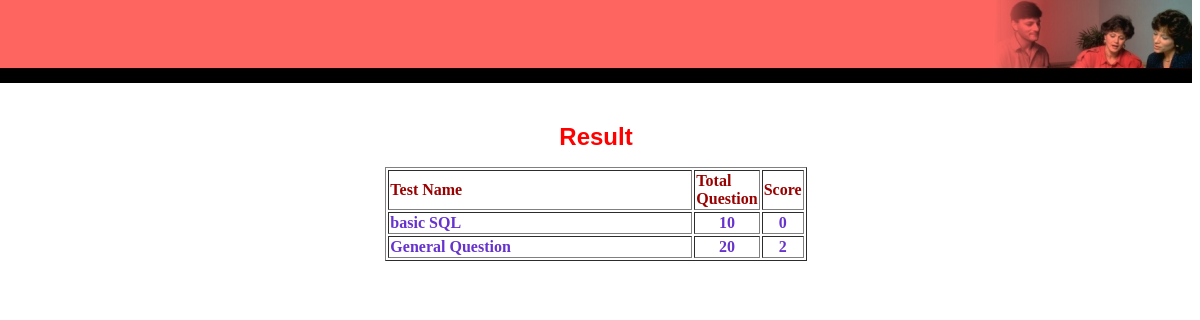
The app's page /result.php, older data.
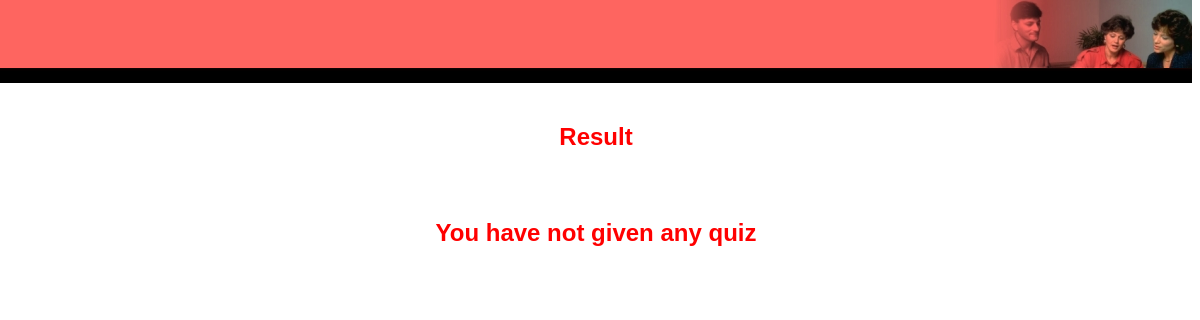
The same page, newer data.
### tables this page shows
CREATE TABLE `mst_result` (
  `login` varchar(20) default NULL,
  `test_id` int(5) default NULL,
  `test_date` date default NULL,
  `score` int(3) default NULL
);

CREATE TABLE `mst_test` (
  `test_id` int(5) NOT NULL auto_increment,
  `sub_id` int(5) default NULL,
  `test_name` varchar(30) default NULL,
  `total_que` varchar(15) default NULL,
  PRIMARY KEY  (`test_id`)
);

### result.php (the view, shortened to what this page needs)
<!DOCTYPE HTML PUBLIC "-//W3C//DTD HTML 4.01 Transitional//EN" "http://www.w3.org/TR/html4/loose.dtd">
<html>
<head>
<link href="quiz.css" rel="stylesheet" type="text/css">
</head>
<body>
<?php
include("header.php");
include("database.php");
extract($_SESSION);
$rs=mysqli_query($cn,"select t.test_name,t.total_que,r.test_date,r.score from mst_test t, mst_result r where
t.test_id=r.test_id and r.login='$login'") or die(mysqli_error($cn));
echo "<h1 class=head1> Result </h1>";
if(mysqli_num_rows($rs)<1)
{
	echo "<br><br><h1 class=head1> You have not given any quiz</h1>";
	exit;
}
echo "<table border=1 align=center><tr class=style2><td width=300>Test Name <td> Total<br> Question <td> Score";
while($row=mysqli_fetch_row($rs))
{
echo "<tr class=style8><td>$row[0] <td align=center> $row[1] <td align=center> $row[3]";
}
echo "</table>";
?>
</body>
</html>

### header.php (shortened to what this page needs)
<table border="0" width="100%" cellspacing="0" cellpadding="0" background="image/topbkg.jpg">
  <tr>
    <td width="10%">
     <img border="0" src="image/topright.jpg" width="203" height="68" align="right"></td>
  </tr>
</table>
<table border="0" width="100%" cellspacing="0" cellpadding="0" bgcolor="#000000" background="img/blackbar.jpg">
  <tr>
    <td width="100%" align="right"><img border="0" src="image/blackbar.jpg" width="89" height="15"></td>
  </tr>
  </Table>
  <Table width="100%">
  <tr>
  <td>
  </td>
    <td>
  </tr>
</table>

### quiz.css (style rules this page uses)
body { margin-left: 0px; margin-top: 0px; }
.head1 { font-family: Arial, Helvetica, sans-serif; font-size: 24px; color: #FF0000; text-align: center; font-weight: bold; }
.style2 { color: #990000; font-weight: bold; }
.style8 { color: #6633CC; font-weight: bold; }

Row changes from the older to the newer data that the page shows:
removed mst_result: test.test_name "basic SQL", test.total_que "10", score "0"
removed mst_result: test.test_name "General Question", test.total_que "20", score "2"
Text that changed along with them:
text no longer shown: "Test Name Total Question Score"
text now shown: "You have not given any quiz"
